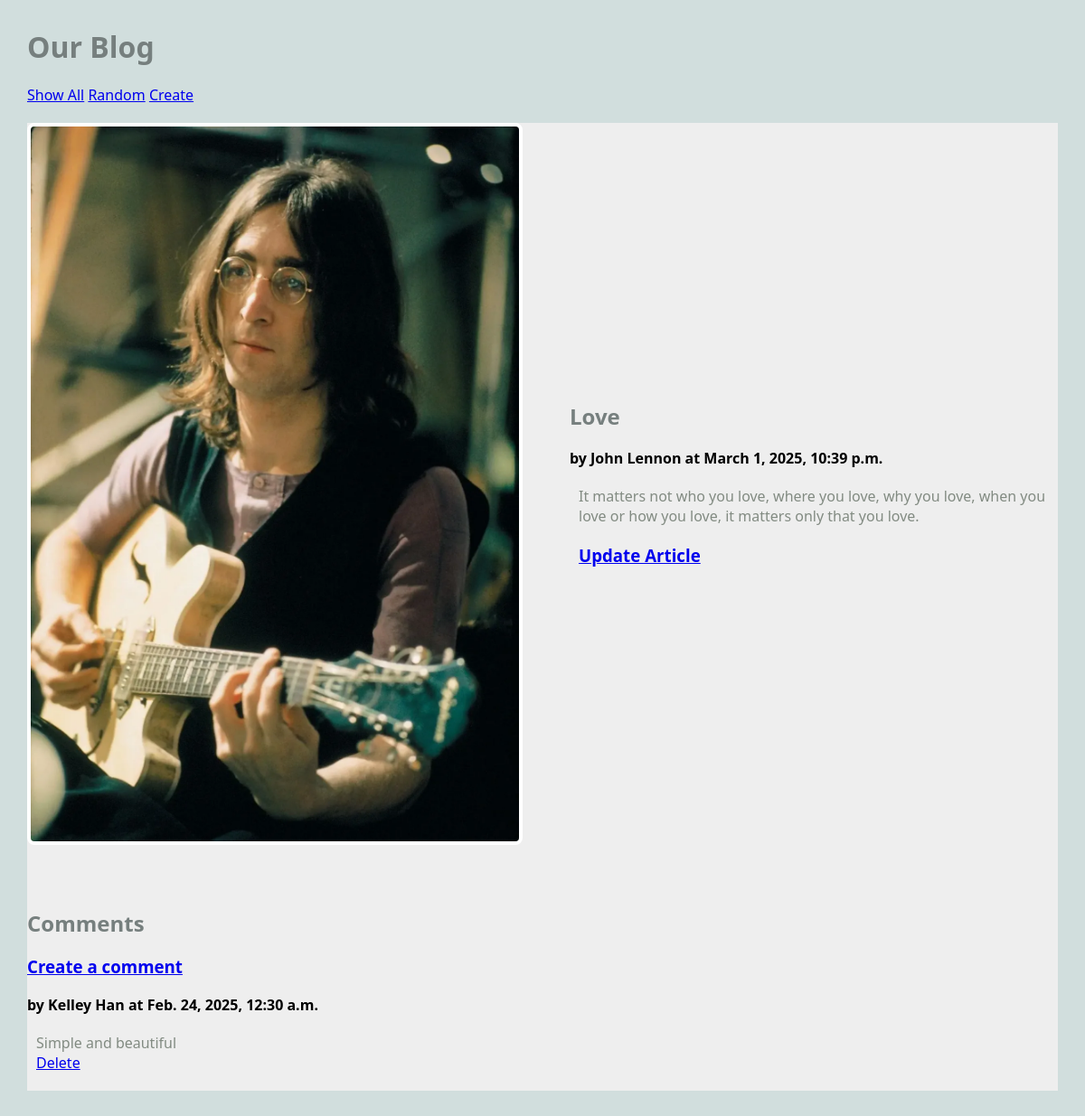
Screenshot of /blog/article/2 with the database file from the repository.
### blog/models.py (models this page shows, shortened)
class Article(models.Model):
    title = models.TextField(blank=True)
    author = models.TextField(blank=True)
    text = models.TextField(blank=True)
    published = models.DateTimeField(auto_now=True)
    image_file = models.ImageField(blank=True)
    def get_all_comments(self):
        comments = Comment.objects.filter(article=self)
        return comments

class Comment(models.Model):
    article = models.ForeignKey("Article", on_delete=models.CASCADE)
    author = models.TextField(blank=False)
    text = models.TextField(blank=False)
    published = models.DateTimeField(auto_now=True)

### blog/views.py (the view)
# urls.py: path('article/<int:pk>', ArticleView.as_view(), name='article'),
class ArticleView(DetailView):
    model = Article
    template_name = "blog/article.html"
    context_object_name = "article"

### blog/templates/blog/article.html (shortened to what this page needs)
{% extends 'blog/base.html' %}
{% block content %}
<main class="grid-container">
    <article class="featured">
        {% if article.image_file %}
		<img src="{{article.image_file.url}}" alt="">
        {% else %}
        <h3>No Image</h3>
		{% endif %}
        <div>
        <h2>{{article.title}}</h2>
        <strong>by {{article.author}} at {{article.published}}</strong>
        <p>
        {{article.text}}
        </p>
        <h3><a href="{% url 'update_article' article.pk %}">Update Article</a></h3>
        </div>
    </article>
    <div>
    <h2>Comments</h2>
    <h3><a href="{% url 'create_comment' article.pk %}">Create a comment</a></h3>
    {% for comment in article.get_all_comments %}
    <article>
        <div>
        <strong>by {{comment.author}} at {{comment.published}}</strong>
        <p>
        {{comment.text}}
        <br>
        <a href="{% url 'delete_comment' comment.pk %}">Delete</a>
        </p>
        </div>
    </article>
    {% endfor %}
</div>
</main>
{% endblock %}

### static/styles-blog.css (style rules this page uses)
body { margin: 30px; background: #d1dedd; font-family:'Segoe UI', Tahoma, Geneva, Verdana, sans-serif; }
h1, h2, h3 { color: #767f7e; }
p { color: #828b82; }
.grid-container { background: #eee; max-width: 900px; display: grid; grid-template-columns: repeat(3, 1fr); grid-gap: 10px; max-width: 1200px; margin: 20px auto; }
article.featured { grid-column: span 3; display: grid; gap: 60px; grid-template-columns: 1fr 1fr; align-items: center; border-bottom: 1px #bbc7c7; padding-bottom: 40px; }
article img, article.featured img { width: 100%; border: 4px solid #fff; border-radius: 8px; }
article p, article h3 { margin: 20px 10px; }

### rows the page displays
Article: image_file (picture), title "Love", author "John Lennon", published "March 1, 2025, 10:39 p.m.", text "It matters not who you love, where you love, why you love, when you love or how you love, it matters only that you love."
Comment: author "Kelley Han", published "Feb. 24, 2025, 12:30 a.m.", text "Simple and beautiful"
